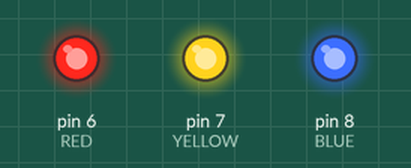
A sketch run on a simulated Arduino Uno, built with avr-gcc and run on an emulated ATmega328P. On the bench: output pins drawn as LEDs (lit = HIGH).

Above: at 0.15 s.
At 2.25 s:
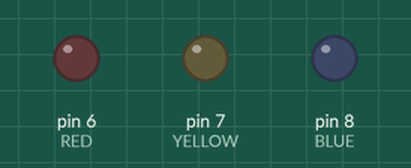
Timing chart, 0 to 3.0 s (numbered marks = the images above):
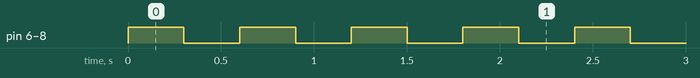

Measured:
- by itself, pin 6 (RED), pin 7 (YELLOW), pin 8 (BLUE): alternates HIGH for 0.30 s and LOW for 0.30 s

The sketch:

experimentingWithTaskPriorities.ino
```cpp
#include <Arduino_FreeRTOS.h>

// Digital Pin Configuration

#define RED 6
#define YELLOW 7
#define BLUE 8

typedef int TaskProfiler;

TaskProfiler redLEDTaskProfiler;
TaskProfiler yellowLEDTaskProfiler;
TaskProfiler blueLEDTaskProfiler;

const uint16_t *redLED = (uint16_t *) RED;
const uint16_t *yellowLED = (uint16_t *) YELLOW;
const uint16_t *blueLED = (uint16_t *) BLUE;

void setup() {

  xTaskCreate(ledTaskController, "Red LED Task", 100, (void *) redLED, 3, NULL);
  xTaskCreate(ledTaskController, "Yellow LED Task", 100, (void *) yellowLED, 3, NULL);
  xTaskCreate(ledTaskController, "Blue LED Task", 100, (void *) blueLED, 3, NULL);

}

void ledTaskController(void *pvParameters){
  pinMode(RED,OUTPUT);
  pinMode(YELLOW,OUTPUT);
  pinMode(BLUE,OUTPUT);

  while(1){
    digitalWrite(pvParameters,digitalRead(pvParameters)^1);
    delay(300);
  }
}

void loop() {
  // put your main code here, to run repeatedly:

}
```
